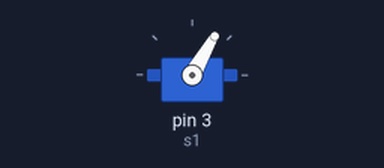
This sketch was run on a simulated Arduino Uno, built with avr-gcc and run on an emulated ATmega328P. On the bench: servo.

Above: at 0.05 s.
At 0.15 s:
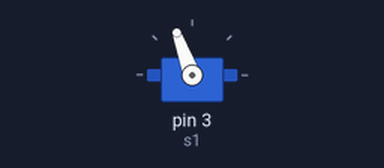
At 0.25 s:
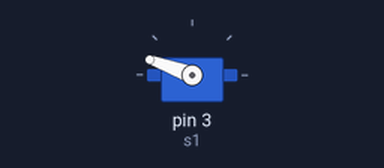
At 0.45 s:
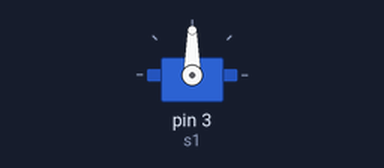
Timing chart, 0 to 3.0 s (numbered marks = the images above):
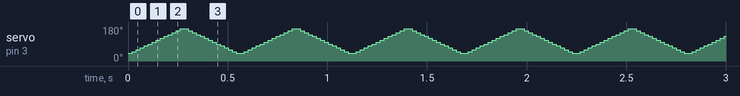

The sketch:

servo.ino
```cpp
#include <Servo.h>

Servo s1;

void setup()
{
  s1.attach(3);
  Serial.begin(9600);
}

#define MAX 170
#define MIN 40
#define DELAY 20
#define INC 10
void loop()
{
  for (int i = MIN; i <= MAX; i+= INC) {
    s1.write(i);
    delay(DELAY);
  }
  for (int i = MAX; i >= MIN; i-= INC) {
    s1.write(i);
    delay(DELAY);
  }
}
```
